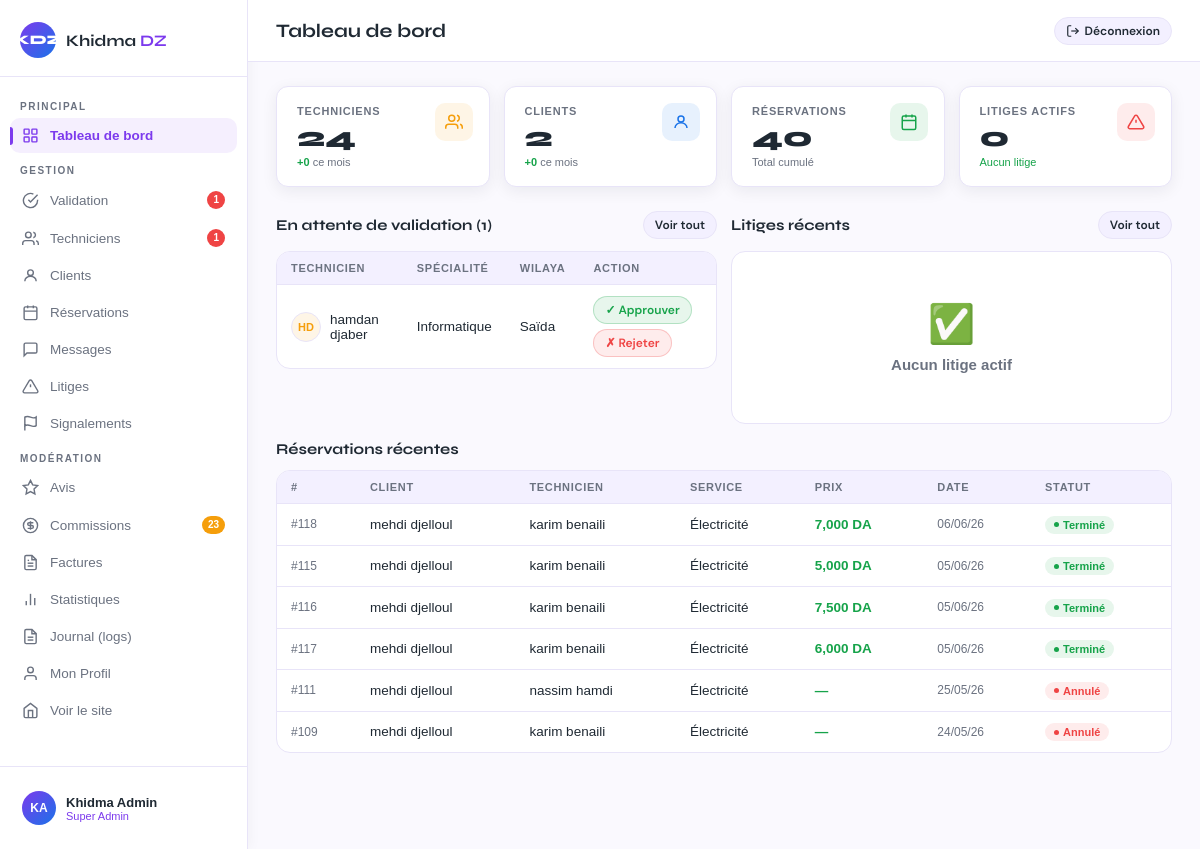
The app's page /dashboard-admin.php (signed in) with its own data.
### tables this page shows
CREATE TABLE `utilisateur` (
  `id_user` int(11) NOT NULL,
  `nom` varchar(100) NOT NULL,
  `prenom` varchar(100) NOT NULL,
  `email` varchar(100) NOT NULL,
  `telephone` varchar(20) DEFAULT NULL,
  `ville` varchar(100) DEFAULT NULL,
  `mot_de_passe` varchar(100) NOT NULL,
  `date_inscription` date NOT NULL DEFAULT curdate(),
  `statut_compte` varchar(20) DEFAULT 'actif',
  `role` varchar(20) NOT NULL,
  `latitude` double DEFAULT NULL,
  `longitude` double DEFAULT NULL,
  `raison_suspension` text DEFAULT NULL,
  `langue` varchar(5) DEFAULT 'fr'
);

CREATE TABLE `technicien` (
  `id_technicien` int(11) NOT NULL,
  `id_user` int(20) DEFAULT NULL,
  `specialité` varchar(100) DEFAULT NULL,
  `experience` int(11) DEFAULT NULL,
  `tarif` float DEFAULT NULL,
  `ville_tech` varchar(100) DEFAULT NULL,
  `cv` varchar(200) DEFAULT NULL,
  `diplôme` varchar(200) DEFAULT NULL,
  `verifie` tinyint(1) DEFAULT NULL,
  `date_validation` date DEFAULT NULL,
  `description_profil` varchar(500) DEFAULT NULL,
  `id_service` int(11) NOT NULL,
  `latitude` decimal(10,7) DEFAULT NULL,
  `longitude` decimal(10,7) DEFAULT NULL,
  `localisation_active` tinyint(1) DEFAULT 0
);

CREATE TABLE `service` (
  `id_service` int(11) NOT NULL,
  `id_client` int(20) DEFAULT NULL,
  `id_technicien` int(20) DEFAULT NULL,
  `date_service` date DEFAULT NULL,
  `statut_service` varchar(20) DEFAULT NULL,
  `prix_estime` float DEFAULT NULL,
  `prix_final` float DEFAULT NULL,
  `description` text DEFAULT NULL,
  `type_service` varchar(100) NOT NULL,
  `nom` varchar(100) NOT NULL
);

### dashboard-admin.php (the view, shortened to what the rows shown need)
<?php
require_once 'includes/db.php';
require_once 'includes/helpers.php';
$lang = 'fr';
$dir  = 'ltr';
$tech_pending = $pdo->query("\n    SELECT t.*, u.nom, u.prenom, u.email, u.telephone, u.ville, u.date_inscription\n    FROM technicien t\n    JOIN utilisateur u ON u.id_user = t.id_user\n    WHERE t.verifie = 0\n    ORDER BY u.date_inscription ASC\n")->fetchAll();
$services_recent = $pdo->query("
    SELECT s.id_service, s.date_service, s.statut_service, s.prix_estime, s.prix_final, s.description,
           uc.nom as client_nom, uc.prenom as client_prenom,
           ut.nom as tech_nom, ut.prenom as tech_prenom, t.specialité
    FROM service s
    JOIN client c ON s.id_client = c.id_client
    JOIN utilisateur uc ON c.id_user = uc.id_user
    JOIN technicien t ON s.id_technicien = t.id_technicien
    JOIN utilisateur ut ON t.id_user = ut.id_user
    ORDER BY s.date_service DESC LIMIT 50
")->fetchAll();
$admin_id = $_SESSION['user_id'];
$admin_info_stmt = $pdo->prepare("SELECT * FROM utilisateur WHERE id_user = ?");
$admin_info_stmt->execute([$admin_id]);
$admin_info = $admin_info_stmt->fetch();
$active_tab = $_GET['tab'] ?? 'dashboard';
function initials($nom,$prenom){return strtoupper(substr($prenom??'',0,1).substr($nom??'',0,1));}
function chip($status){
    $map=['actif'=>['chip-green','Actif'],'suspendu'=>['chip-red','Suspendu'],'inactif'=>['chip-amber','Inactif'],
          'terminé'=>['chip-green','Terminé'],'en cours'=>['chip-amber','En cours'],'planifié'=>['chip-blue','Planifié'],
          'annulé'=>['chip-red','Annulé'],'ouvert'=>['chip-red','Ouvert'],'résolu'=>['chip-green','Résolu']];
    $s=strtolower($status??'');[$cls,$lbl]=$map[$s]??['chip-amber',ucfirst($status)];
    return "<span class=\"chip $cls\">$lbl</span>";
}
?>
<!DOCTYPE html>
<html lang="<?=$lang?>" dir="<?=$dir?>">
<head>
</head>
<body>
<aside class="sidebar">
  <div class="sidebar-footer">
    <a class="admin-card" href="?tab=profil">
      <div class="av"><?=initials($admin_info['nom']??'',$admin_info['prenom']??'')?></div>
      <div style="flex:1;min-width:0">
        <div class="admin-nm"><?=htmlspecialchars(($admin_info['prenom']??'').' '.($admin_info['nom']??''))?></div>
        <div class="admin-rl">Super Admin</div>
      </div>
    </a>
  </div>
</aside>
<main class="main">
  <div class="content <?php if($active_tab==='messages') echo 'msgs'; ?>">
  <?php if($active_tab==='dashboard'): ?>
  <div class="two-col">
    <div>
      <div class="card">
        <?php if(empty($tech_pending)):?>
        <div class="empty"><div class="ico">✅</div><p>Aucun technicien en attente</p></div>
        <?php else:?>
        <table><thead><tr><th>Technicien</th><th>Spécialité</th><th>Wilaya</th><th>Action</th></tr></thead><tbody>
        <?php foreach(array_slice($tech_pending,0,4) as $t):?>
          <tr style="cursor:pointer" onclick="openCV(<?=htmlspecialchars(json_encode($t))?>)">
            <td><div class="uc"><div class="mav" style="background:var(--amber-l);color:var(--amber)"><?=initials($t['nom'],$t['prenom'])?></div><?=htmlspecialchars($t['prenom'].' '.$t['nom'])?></div></td>
            <td><?=htmlspecialchars($t['specialité']??'—')?></td>
            <td><?=htmlspecialchars(wilaya_display($t['ville']??'—', $lang ?? 'fr'))?></td>
            <td onclick="event.stopPropagation()"><div class="fa">
              <form method="POST" style="display:inline"><button class="btn btn-g btn-sm">✓ Approuver</button></form>
              <form method="POST" style="display:inline"><button class="btn btn-r btn-sm">✗ Rejeter</button></form>
            </div></td>
          </tr>
        <?php endforeach;?>
        </tbody></table>
        <?php endif;?>
      </div>
    </div>
  </div>
  <div class="card">
    <?php if(empty($services_recent)):?>
    <div class="empty"><div class="ico">📅</div><p>Aucune réservation</p></div>
    <?php else:?>
    <table><thead><tr><th>#</th><th>Client</th><th>Technicien</th><th>Service</th><th>Prix</th><th>Date</th><th>Statut</th></tr></thead><tbody>
    <?php foreach(array_slice($services_recent,0,6) as $s):?>
      <tr>
        <td style="color:var(--muted);font-size:12px">#<?=$s['id_service']?></td>
        <td><?=htmlspecialchars($s['client_prenom'].' '.$s['client_nom'])?></td>
        <td><?=htmlspecialchars($s['tech_prenom'].' '.$s['tech_nom'])?></td>
        <td><?=htmlspecialchars($s['specialité']??'—')?></td>
        <td style="color:var(--green);font-weight:600"><?=$s['prix_final']?number_format($s['prix_final'],0).' DA':($s['prix_estime']?'~'.number_format($s['prix_estime'],0).' DA':'—')?></td>
        <td style="color:var(--muted);font-size:12px"><?=$s['date_service']?date('d/m/y',strtotime($s['date_service'])):'—'?></td>
        <td><?=chip($s['statut_service']??'planifié')?></td>
      </tr>
    <?php endforeach;?>
    </tbody></table>
    <?php endif;?>
  </div>
  <?php endif;?>
  </div>
</main>
</body>
</html>

### records on screen
utilisateur: nom+prenom "KA", prenom+nom "Khidma Admin"
technicien: id_user.prenom "HD", id_user.nom "hamdan djaber", specialité "Informatique", id_user.ville "Saïda"
technicien: service.id_service "118", utilisateur.prenom+nom "mehdi djelloul", id_user.nom "karim benaili", specialité "Électricité", service.prix_final "7,000", service.date_service "06/06/26", lbl "Terminé", service.id_service "115", service.prix_final "5,000", service.date_service "05/06/26", service.id_service "116", service.prix_final "7,500", service.id_service "117", service.prix_final "6,000", service.id_service "109", service.date_service "24/05/26", lbl "Annulé"
technicien: service.id_service "111", utilisateur.prenom+nom "mehdi djelloul", id_user.nom "nassim hamdi", specialité "Électricité", service.date_service "25/05/26", lbl "Annulé"

### other values on screen
$stats['en_attente'] "1"
$commissions_pending_count "23"
$titles[$active_tab] "Tableau de bord"
$stats['techniciens'] "24"
$stats['new_this_month_tech'] "0"
$stats['clients'] "2"
$stats['new_this_month_client'] "0"
$stats['services'] "40"
$stats['litiges'] "0"
count($tech_pending) "1"
